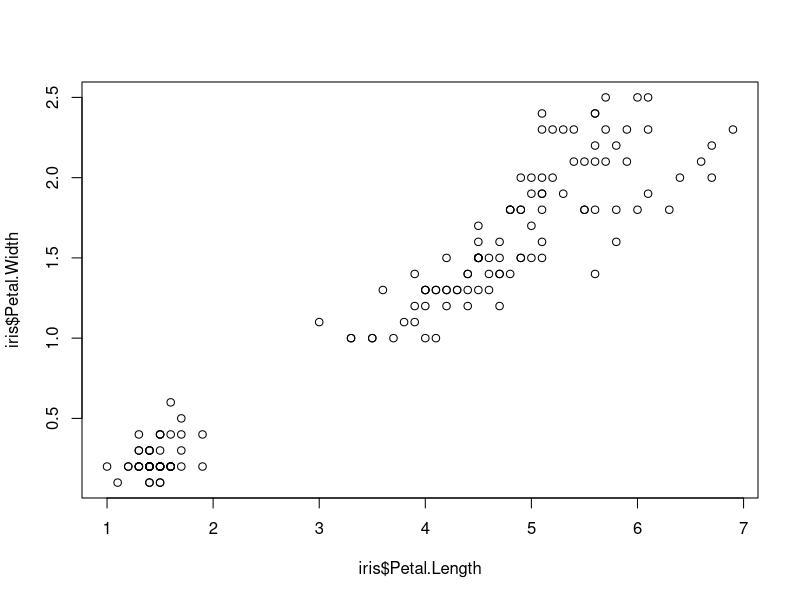
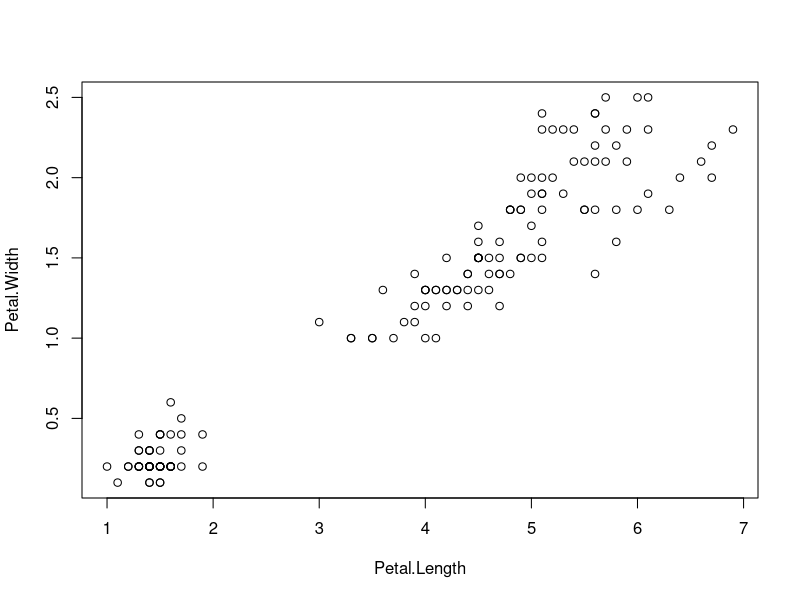
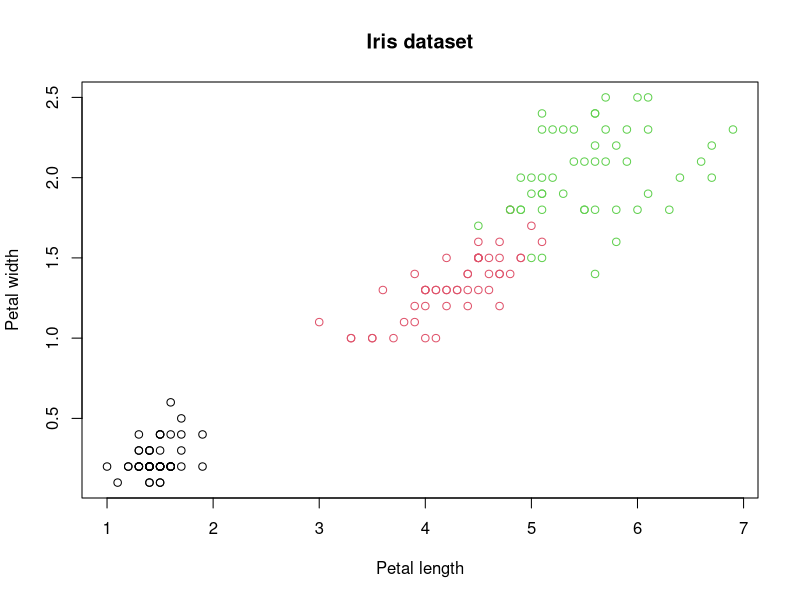
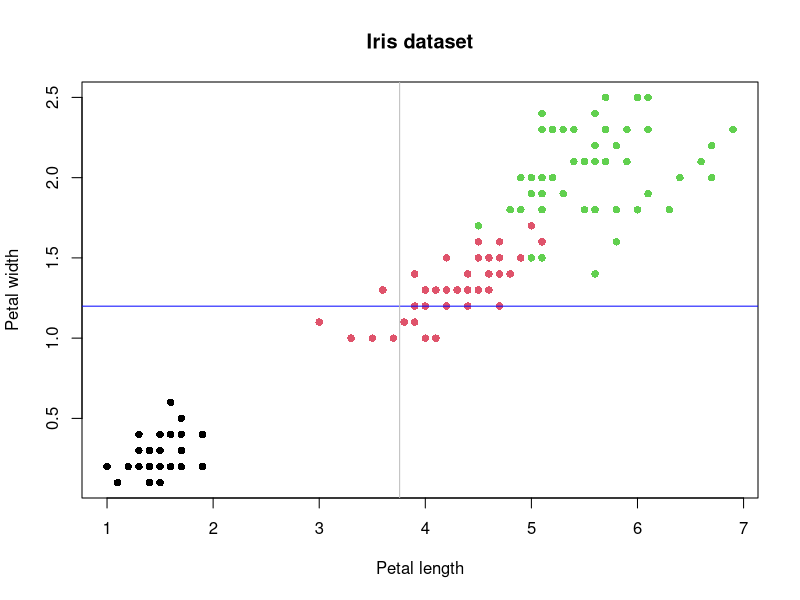
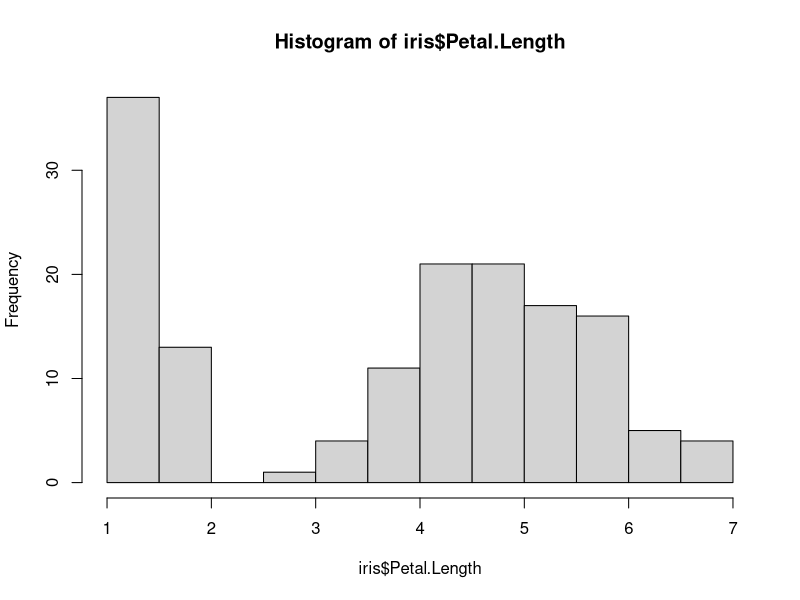
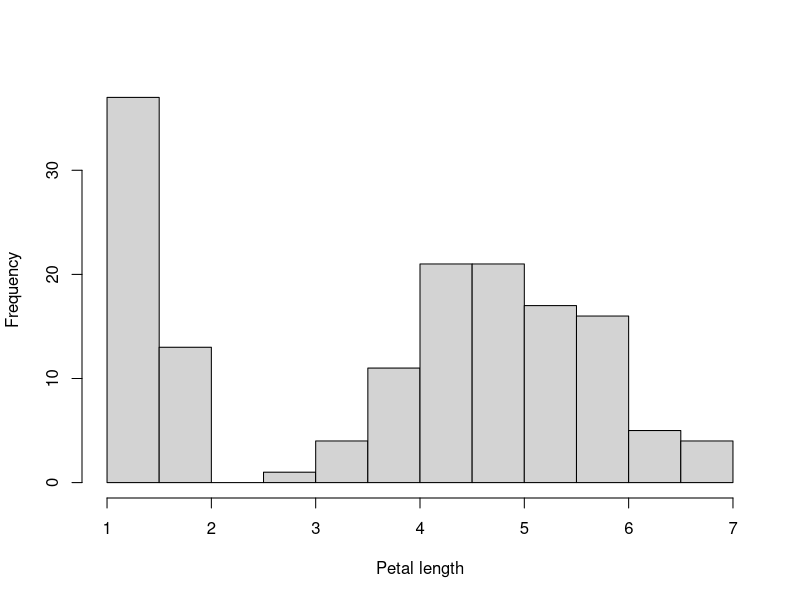
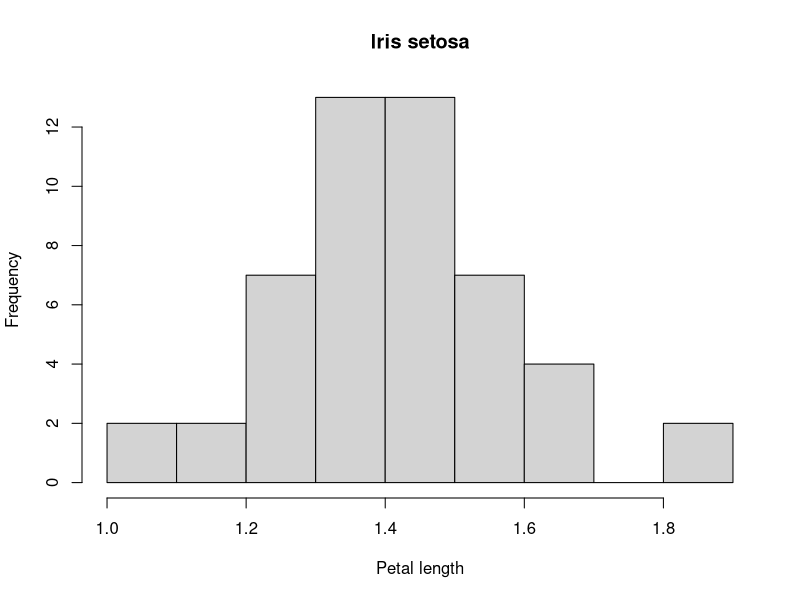
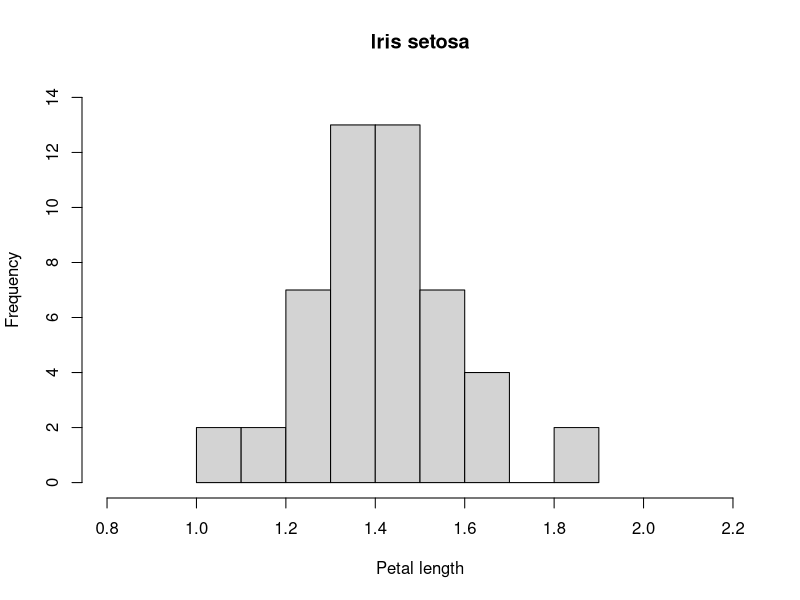

Here is the R script that generated these plots, in order:

# -----------------------------------------------------------------------------
# Title: Data visualisation

# Description: Introduction to graphics in R.
#  1) Plot types (i.e. scatterplot, boxplot, histogram, etc.)
#  2) Multiple plots in the same window
#  3) Save plots
#  4) Visualisation capabilities of R

# Author: Simon Knüsel

# Date: 2019-10-07
# -----------------------------------------------------------------------------


# Prepare workspace --------------------

# Set working directory
setwd("~/R_Basic_Introduction/") # path to working directory


# Load data --------------------
data(iris)
head(iris)

temp <- read.csv(file = "01_Data/temperature.csv")
head(temp)


# 1) Plot types --------------------

# Scatterplot (two continuous variables) ----------
?plot

plot(x = iris$Petal.Length, y = iris$Petal.Width, type = "p")
plot(data = iris, Petal.Width ~ Petal.Length, type = "p") # ~ Shortcut on Mac: Alt + N (may vary depending on keyboard)

# add axis labels (xlab, ylab) and a title (main)
plot(data = iris, Petal.Width ~ Petal.Length, type = "p", col = Species,
     xlab = "Petal length", ylab = "Petal width", main = "Iris dataset")

# change point symbol (pch)
?pch
plot(data = iris, Petal.Width ~ Petal.Length, type = "p", col = Species,
     xlab = "Petal length", ylab = "Petal width", main = "Iris dataset",
     pch = 16)

# add vertical and horizontal lines to the plot
mean_petal_width <- mean(iris$Petal.Width)
abline(h = mean_petal_width, col = "blue") # h = ..., h for horizontal

abline(v = mean(iris$Petal.Length), col = "grey") # v = ..., v for vertical


# Histogram (distribution of a single variable) ----------
hist(x = iris$Petal.Length)
hist(x = iris$Petal.Length, xlab = "Petal length", main = "")

# for one species only
iris_setosa <- subset(iris, Species == "setosa")
hist(x = iris_setosa$Petal.Length, xlab = "Petal length", 
     main = "Iris setosa")
# change axis limits (xlim, ylim)
hist(x = iris_setosa$Petal.Length, xlab = "Petal length", 
     main = "Iris setosa", xlim = c(0.8, 2.2), ylim = c(0, 14))


# Boxplot (compare distributions of groups) ----------
boxplot(data = iris, Sepal.Length ~ Species, ylab = "Sepal length")

# add approximate confidence intervals (notch)
boxplot(data = iris, Sepal.Length ~ Species, ylab = "Sepal length", 
        notch = TRUE)


# Time-series plot (line plot) ----------

# Filter temperature dataset for the site Bern and the month February
temp_bern <- subset(temp, site == "Bern" & month == 2)
head(temp_bern)

plot(data = temp_bern, temp ~ day, type = "l")

plot(data = temp_bern, temp ~ day, type = "l", 
     xlab = "February", ylab = "Temperature (°C)", las = 1)


# 2) Multiple plots in the same window --------------------

# prepare datasets for one histogram per species
iris_setosa <- subset(iris, Species == "setosa")
iris_versicolor <- subset(iris, Species == "versicolor")
iris_virginica <- subset(iris, Species == "virginica")

# prepare window to draw multiple plots
?par # par controls graphical parameters in the plot window
par(mfrow = c(1, 3)) # 1 row, 3 columns

hist(x = iris_setosa$Petal.Length, xlab = "Petal length", 
     main = "Iris setosa")
hist(x = iris_versicolor$Petal.Length, xlab = "Petal length",
     main = "Iris versicolor")
hist(x = iris_virginica$Petal.Length, xlab = "Petal length",
     main = "Iris virginica")

dev.off() # reset plot window (also deletes the plot)


# more complex plot arrangements (layout)
# example 1
layout(mat = matrix(1:4, ncol = 2, nrow = 2)) # same as par(mfrow = c(2, 2))
layout.show(4) # total number of plots

# example 2
layout(mat = matrix(c(1, 2, 3, 3), ncol = 2, nrow = 2, byrow = TRUE), 
       widths = c(2, 1, 1))
layout.show(3)
# draw plots
hist(x = iris_setosa$Petal.Length, xlab = "Petal length", 
     main = "Iris setosa")
hist(x = iris_versicolor$Petal.Length, xlab = "Petal length",
     main = "Iris versicolor")
hist(x = iris_virginica$Petal.Length, xlab = "Petal length",
     main = "Iris virginica")

# example 3
# prepare datasets
temp_bern_feb <- subset(x = temp, site == "Bern" & month == 2)
temp_bern_mar <- subset(x = temp, site == "Bern" & month == 3)
# plot arrangement
layout(mat = matrix(c(1:2), ncol = 1))
layout.show(2)
# change margins for first plot
par(mar = c(0, 4.1, 4.1, 2.1)) # mar controls the margins of the plot window, mar = c(bottom, left, top, right)
# plot in the first panel
plot(x = temp_bern_feb$day, y = temp_bern_feb$temp, type = "l",
     col = "red", ylab = "February", 
     main = "Temperature Bern\n February and March 2013", # '\n' introduces a line break
     xaxt = "n", # suppresses the x-axis label and ticks
     las = 1 # horizontal axis labels
     )
# change margins for the second plot
par(mar = c(5.1, 4.1, 0, 2.1))
# plot in the second panel
plot(x = temp_bern_mar$day, y = temp_bern_mar$temp, type = "l",
     xlab = "Day", ylab = "March", col = "red", las = 1)


# 3) Save plots --------------------

getwd() # plots are by default saved to the current working directory

# 1) Define the name and size of the plot and where to save it
pdf(file = "my_first_plot.pdf", width = 8, height = 4) # add .pdf to the file name

# 2) Draw plots (i.e. run plot commands)
par(mfrow = c(1, 3)) # 1 row, 3 columns

hist(x = iris_setosa$Petal.Length, xlab = "Petal length", 
     main = "Iris setosa")
hist(x = iris_versicolor$Petal.Length, xlab = "Petal length",
     main = "Iris versicolor")
hist(x = iris_virginica$Petal.Length, xlab = "Petal length",
     main = "Iris virginica")

# 3) Write plot to file by shutting off the plotting device
dev.off()


# 4) Visualisation capabilities of R --------------------

# for inspirations on nice graphs and the potential of R for plotting
# https://www.r-graph-gallery.com/
